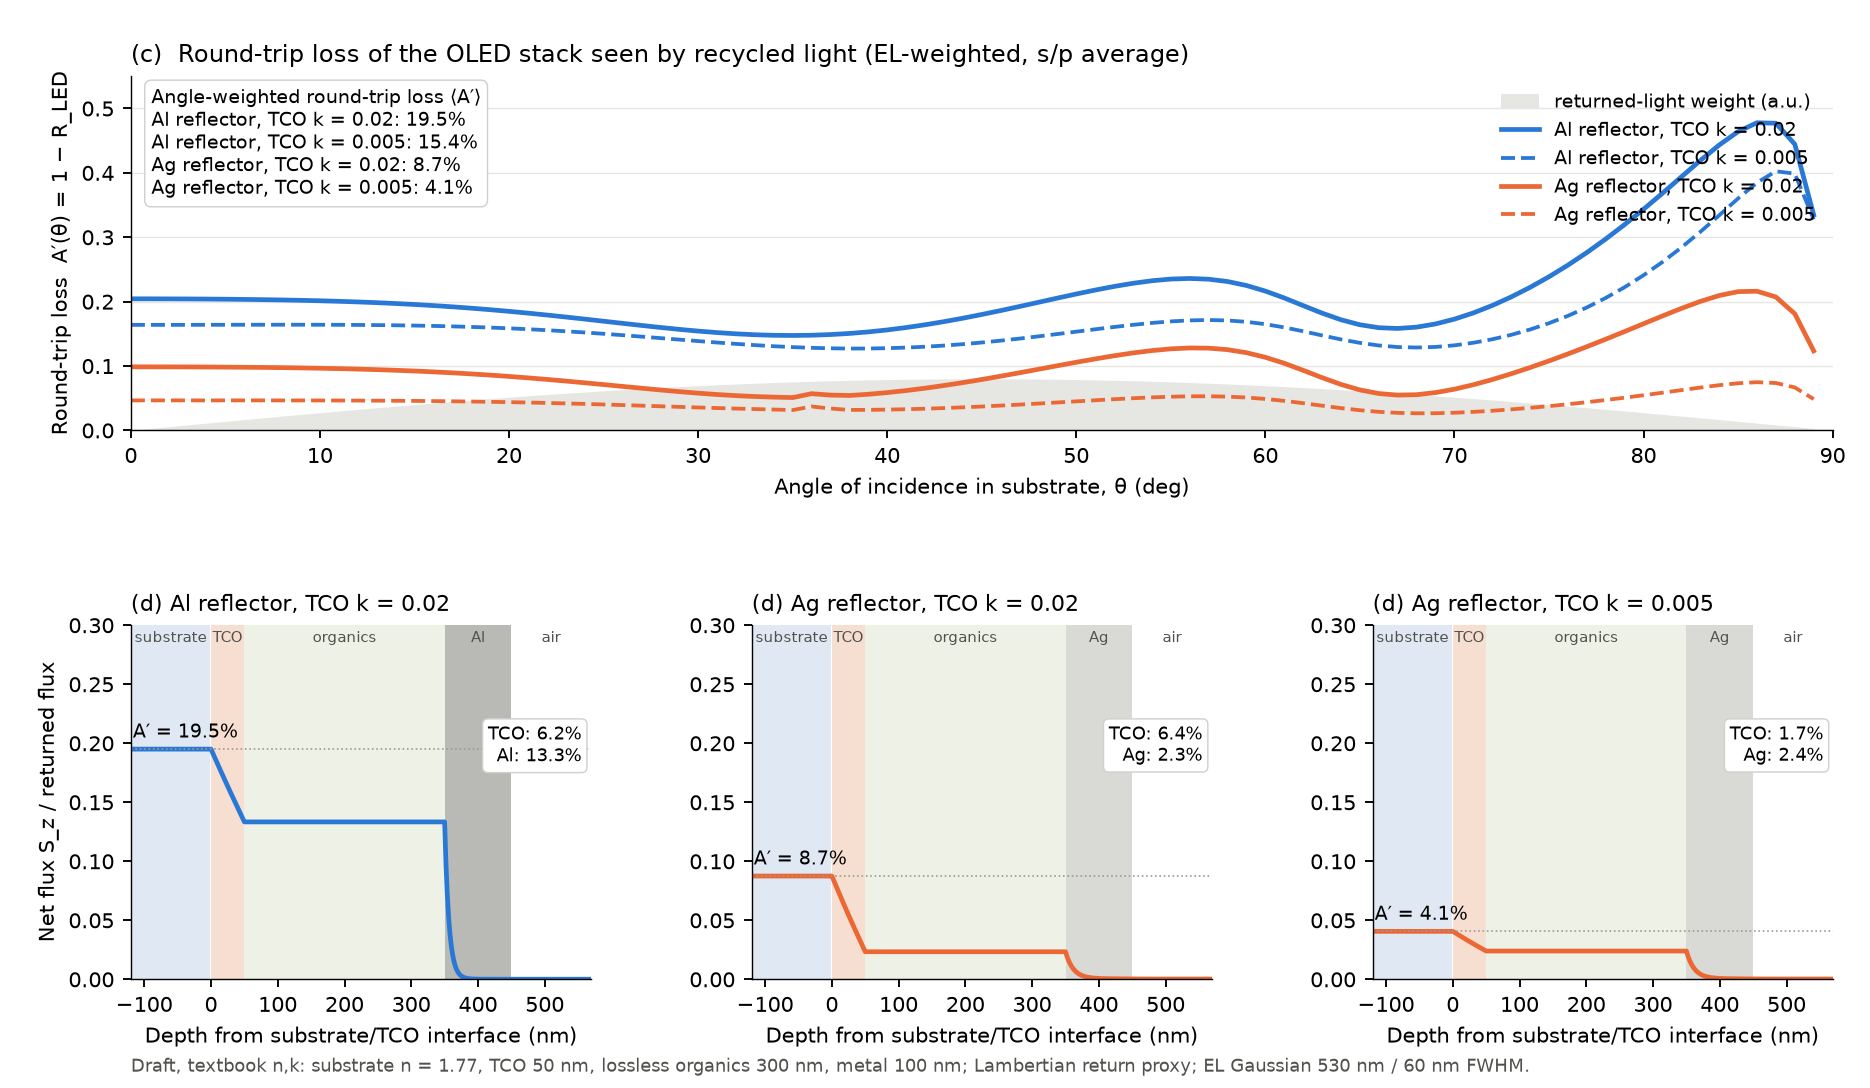

Generate this figure with Python:
"""
Fig. 2(c)(d) draft (main text): round-trip loss seen by recycled light, Al vs Ag,
with the transparent-electrode extinction k as the second variable.
Supplementary figure: DBR behind a TCO, air- vs glass-backed.

Plane-wave incidence from the substrate (n = 1.77); transfer matrix with
layer-resolved net Poynting flux. Textbook n,k, simplified stacks: illustrative.
"""
import numpy as np
import matplotlib
matplotlib.use("Agg")
import matplotlib.pyplot as plt

WL = np.arange(440, 641, 5.0)
def interp(tab):
    l, n, k = np.array(tab).T
    return np.interp(WL, l, n) + 1j*np.interp(WL, l, k)
Ag = interp([(400,0.05,2.07),(450,0.04,2.66),(500,0.05,3.13),(550,0.055,3.62),(600,0.06,4.15),(650,0.065,4.5),(700,0.07,4.84)])
Al = interp([(400,0.49,4.86),(450,0.62,5.47),(500,0.77,6.08),(550,0.96,6.69),(600,1.20,7.26),(650,1.47,7.79),(700,1.83,8.31)])
ORG, ZnS, LiF, AIR, GLASS = (1.80+0j*WL), (2.35+0j*WL), (1.39+0j*WL), (1.0+0j*WL), (1.50+0j*WL)
N_SUB = 1.77
def TCO(k): return 2.0 + 0j*WL + 1j*k
lam0 = 540.0; d_H, d_L = lam0/(4*2.35), lam0/(4*1.39)

def stack(kind, k_tco=0.02, rear="air"):
    common = [("substrate", N_SUB+0j*WL, None), ("TCO", TCO(k_tco), 50.0), ("organics", ORG, 300.0)]
    if kind == "Al": return common + [("Al", Al, 100.0), ("air", AIR, None)]
    if kind == "Ag": return common + [("Ag", Ag, 100.0), ("air", AIR, None)]
    if kind == "DBR":
        dbr = []
        for _ in range(4): dbr += [("ZnS", ZnS, d_H), ("LiF", LiF, d_L)]
        dbr += [("ZnS", ZnS, d_H)]
        return common + [("TCO2", TCO(k_tco), 50.0)] + dbr + [(rear, AIR if rear == "air" else GLASS, None)]

def solve(layers, theta_deg, pol):
    th = np.deg2rad(theta_deg); k0 = 2*np.pi/WL
    n_list = [L[1] for L in layers]; d_list = [L[2] for L in layers]
    kx = k0*N_SUB*np.sin(th); eps = [n**2 for n in n_list]
    q = [np.sqrt(e*k0**2 - kx**2 + 0j) for e in eps]
    p = [qj if pol == "s" else qj/e for qj, e in zip(q, eps)]
    N = len(layers)
    r = [(p[j]-p[j+1])/(p[j]+p[j+1]) for j in range(N-1)]
    t = [2*p[j]/(p[j]+p[j+1]) for j in range(N-1)]
    rho = [None]*N; rho[N-1] = np.zeros_like(WL, dtype=complex)
    for j in range(N-2, -1, -1):
        ratio = (r[j] + rho[j+1])/(1 + r[j]*rho[j+1])
        rho[j] = ratio*(np.exp(2j*q[j]*d_list[j]) if d_list[j] is not None else 1.0)
    A = [None]*N; B = [None]*N
    A[0] = np.ones_like(WL, dtype=complex); B[0] = rho[0]
    for j in range(N-1):
        a = A[j]*(np.exp(1j*q[j]*d_list[j]) if d_list[j] is not None else 1.0)
        A[j+1] = t[j]*a/(1 + r[j]*rho[j+1]); B[j+1] = rho[j+1]*A[j+1]
    R = np.abs(B[0])**2
    T = np.real(p[N-1])/np.real(p[0])*np.abs(A[N-1])**2
    def Sz_profile(grids):
        out = []; S_inc = np.real(p[0])
        for j, zz in enumerate(grids):
            f = A[j][:, None]*np.exp(1j*q[j][:, None]*zz[None, :])
            b = B[j][:, None]*np.exp(-1j*q[j][:, None]*zz[None, :])
            out.append(np.real(p[j][:, None]*(f - b)*np.conj(f + b))/S_inc[:, None])
        return out
    return R, T, Sz_profile

EL = np.exp(-0.5*((WL-530.0)/25.5)**2); EL /= EL.sum()
thetas = np.arange(0, 89.5, 1.0)
w_th = np.sin(np.deg2rad(thetas))*np.cos(np.deg2rad(thetas)); w_th /= w_th.sum()

def A_prime_vs_theta(layers):
    out = []
    for th in thetas:
        Rs, _, _ = solve(layers, th, "s"); Rp, _, _ = solve(layers, th, "p")
        out.append(np.sum(EL*(1 - 0.5*(Rs+Rp))))
    return np.array(out)

def weighted_profile(layers, pad=120.0, dz=1.0):
    d_list = [L[2] for L in layers]; grids = []
    for j, d in enumerate(d_list):
        grids.append((np.arange(-pad, 0, dz) if j == 0 else np.arange(0, pad, dz)) if d is None else np.arange(0, d+1e-9, dz))
    acc = [np.zeros(len(g)) for g in grids]
    for th, w in zip(thetas, w_th):
        for pol in ("s", "p"):
            _, _, prof = solve(layers, th, pol); S = prof(grids)
            for j in range(len(grids)): acc[j] += 0.5*w*np.sum(EL[:, None]*S[j], axis=0)
    z0 = 0.0; zabs = []
    for j, g in enumerate(grids):
        if j == 0: zabs.append(g)
        else: zabs.append(z0 + g); z0 += (d_list[j] or 0.0)
    return zabs, acc

BAND = {"substrate": "#dfe8f3", "TCO": "#f6dfd0", "TCO2": "#f6dfd0", "organics": "#eef2e6", "Al": "#b9b9b6",
        "Ag": "#d9d9d6", "ZnS": "#e3e3f5", "LiF": "#f4f4fb", "air": "#ffffff", "glass": "#eef4fa"}

def draw_profile(ax, layers, col, title, ymax=0.30):
    zabs, acc = weighted_profile(layers); names = [l[0] for l in layers]
    for j in range(len(zabs)): ax.axvspan(zabs[j][0], zabs[j][-1], color=BAND.get(names[j], "#eee"), lw=0)
    zz = np.concatenate(zabs); ss = np.concatenate(acc); ax.plot(zz, ss, color=col, lw=2.0)
    A0 = acc[0][0]; T = acc[-1][0]
    ax.axhline(A0, color="#9a9a96", lw=0.7, ls=":"); ax.text(zabs[0][0]+3, A0+0.006, f"A′ = {A0*100:.1f}%", fontsize=8, va="bottom")
    losses = {}
    for j in range(1, len(acc)-1):
        key = "DBR" if names[j] in ("ZnS", "LiF") else names[j]
        losses[key] = losses.get(key, 0.0) + (acc[j][0]-acc[j][-1])
    txt = "\n".join(f"{k}: {v*100:.1f}%" for k, v in losses.items() if abs(v) > 5e-4)
    if T > 5e-4: txt += f"\nleakage: {T*100:.1f}%"
    ax.text(0.98, 0.72, txt, transform=ax.transAxes, ha="right", va="top", fontsize=7.5,
            bbox=dict(boxstyle="round,pad=0.3", fc="white", ec="#d0d0cc", lw=0.6))
    ax.set_ylim(0, ymax); ax.set_xlim(zz[0], zz[-1]); ax.set_title(title, loc="left", fontsize=9.5)
    ax.set_xlabel("Depth from substrate/TCO interface (nm)")
    for s in ("top", "right"): ax.spines[s].set_visible(False)
    for j in range(len(zabs)):
        if names[j] in ("ZnS", "LiF"): continue
        ax.text(0.5*(zabs[j][0]+zabs[j][-1]), ymax*0.985, names[j], ha="center", va="top", fontsize=6.5, color="#52514e")
    if any(n in ("ZnS", "LiF") for n in names):
        zd = [zabs[j] for j in range(len(zabs)) if names[j] in ("ZnS", "LiF")]
        ax.text(0.5*(zd[0][0]+zd[-1][-1]), ymax*0.985, "DBR (ZnS/LiF ×4.5)", ha="center", va="top", fontsize=6.5, color="#52514e")
    return A0

plt.rcParams.update({"font.size": 9, "axes.linewidth": 0.6, "font.family": "DejaVu Sans"})
BLUE, ORANGE, AQUA = "#2a78d6", "#eb6834", "#1baf7a"
K_HI, K_LO = 0.02, 0.005   # as-deposited IZO vs annealed ITO (Fig. 3c bands)

# ============================================================ MAIN FIGURE: Al vs Ag
fig = plt.figure(figsize=(11.0, 6.4), facecolor="white")
gs = fig.add_gridspec(2, 3, hspace=0.55, wspace=0.35, left=0.07, right=0.98, top=0.93, bottom=0.10)
axc = fig.add_subplot(gs[0, :]); axd = [fig.add_subplot(gs[1, i]) for i in range(3)]

curves = [("Al reflector, TCO k = 0.02", stack("Al", K_HI), BLUE, "-"),
          ("Al reflector, TCO k = 0.005", stack("Al", K_LO), BLUE, "--"),
          ("Ag reflector, TCO k = 0.02", stack("Ag", K_HI), ORANGE, "-"),
          ("Ag reflector, TCO k = 0.005", stack("Ag", K_LO), ORANGE, "--")]
axc.fill_between(thetas, 0, w_th/w_th.max()*0.08, color="#e6e6e3", lw=0, label="returned-light weight (a.u.)")
Aw = {}
for lab, L, col, ls in curves:
    Ap = A_prime_vs_theta(L); Aw[lab] = np.sum(w_th*Ap)
    axc.plot(thetas, Ap, color=col, lw=2.0 if ls == "-" else 1.6, ls=ls, label=lab)
summary = "Angle-weighted round-trip loss ⟨A′⟩\n" + "\n".join(f"{k}: {v*100:.1f}%" for k, v in Aw.items())
axc.text(0.012, 0.97, summary, transform=axc.transAxes, ha="left", va="top", fontsize=8,
         bbox=dict(boxstyle="round,pad=0.35", fc="white", ec="#d0d0cc", lw=0.6))
axc.set_xlim(0, 90); axc.set_ylim(0, 0.55)
axc.set_xlabel("Angle of incidence in substrate, θ (deg)"); axc.set_ylabel("Round-trip loss  A′(θ) = 1 − R_LED")
axc.set_title("(c)  Round-trip loss of the OLED stack seen by recycled light (EL-weighted, s/p average)", loc="left", fontsize=10)
axc.legend(frameon=False, fontsize=8, loc="upper right", ncol=1)
for s in ("top", "right"): axc.spines[s].set_visible(False)
axc.grid(axis="y", color="#e6e6e3", lw=0.6)

draw_profile(axd[0], stack("Al", K_HI), BLUE,   "(d) Al reflector, TCO k = 0.02")
draw_profile(axd[1], stack("Ag", K_HI), ORANGE, "(d) Ag reflector, TCO k = 0.02")
draw_profile(axd[2], stack("Ag", K_LO), ORANGE, "(d) Ag reflector, TCO k = 0.005")
axd[0].set_ylabel("Net flux S_z / returned flux")
fig.text(0.07, 0.015, "Draft, textbook n,k: substrate n = 1.77, TCO 50 nm, lossless organics 300 nm, metal 100 nm; "
         "Lambertian return proxy; EL Gaussian 530 nm / 60 nm FWHM.", fontsize=7.5, color="#52514e")
fig.savefig("fig2cd_mock.png", dpi=170); print("saved fig2cd_mock.png"); print({k: round(v*100, 2) for k, v in Aw.items()})

# ============================================================ SUPPLEMENTARY: DBR behind a TCO
fig2 = plt.figure(figsize=(11.0, 6.4), facecolor="white")
gs2 = fig2.add_gridspec(2, 2, hspace=0.55, wspace=0.3, left=0.07, right=0.98, top=0.93, bottom=0.10)
axa = fig2.add_subplot(gs2[0, :]); axb = fig2.add_subplot(gs2[1, 0]); axg = fig2.add_subplot(gs2[1, 1])
sc = [("DBR behind TCO, air-backed", stack("DBR", K_HI, "air"), AQUA, "-"),
      ("DBR behind TCO, glass-backed", stack("DBR", K_HI, "glass"), AQUA, "--"),
      ("Ag reflector (reference)", stack("Ag", K_HI), ORANGE, "-")]
axa.fill_between(thetas, 0, w_th/w_th.max()*0.1, color="#e6e6e3", lw=0, label="returned-light weight (a.u.)")
Aw2 = {}
for lab, L, col, ls in sc:
    Ap = A_prime_vs_theta(L); Aw2[lab] = np.sum(w_th*Ap); axa.plot(thetas, Ap, color=col, lw=2.0 if ls == "-" else 1.6, ls=ls, label=lab)
for x, lab in [(np.degrees(np.arcsin(1/N_SUB)), "TIR, air-backed"), (np.degrees(np.arcsin(1.5/N_SUB)), "TIR, glass-backed")]:
    axa.axvline(x, color="#9a9a96", lw=0.8, ls=":"); axa.text(x+0.6, 0.30, lab, rotation=90, va="top", ha="left", fontsize=7.5, color="#52514e")
axa.text(46, 0.77, "leaks into glass\n(no TIR below 58°)", fontsize=7.5, color="#52514e", ha="center", va="top")
axa.text(0.012, 0.97, "Angle-weighted ⟨A′⟩\n" + "\n".join(f"{k}: {v*100:.1f}%" for k, v in Aw2.items()),
         transform=axa.transAxes, ha="left", va="top", fontsize=8, bbox=dict(boxstyle="round,pad=0.35", fc="white", ec="#d0d0cc", lw=0.6))
axa.set_xlim(0, 90); axa.set_ylim(0, 0.8); axa.legend(frameon=False, fontsize=8, loc="upper right")
axa.set_xlabel("Angle of incidence in substrate, θ (deg)"); axa.set_ylabel("Round-trip loss  A′(θ)")
axa.set_title("(a)  Dielectric mirror behind a transparent electrode: the rear medium is part of the reflector", loc="left", fontsize=10)
for s in ("top", "right"): axa.spines[s].set_visible(False)
axa.grid(axis="y", color="#e6e6e3", lw=0.6)
draw_profile(axb, stack("DBR", K_HI, "air"), AQUA, "(b) DBR behind TCO, air-backed", ymax=0.30)
draw_profile(axg, stack("DBR", K_HI, "glass"), AQUA, "(c) DBR behind TCO, glass-backed", ymax=0.45)
axb.set_ylabel("Net flux S_z / returned flux")
fig2.text(0.07, 0.015, "Draft, textbook n,k: ZnS/LiF quarter-wave pairs at 540 nm; other parameters as in Fig. 2.", fontsize=7.5, color="#52514e")
fig2.savefig("figS_dbr_mock.png", dpi=170); print("saved figS_dbr_mock.png"); print({k: round(v*100, 2) for k, v in Aw2.items()})
